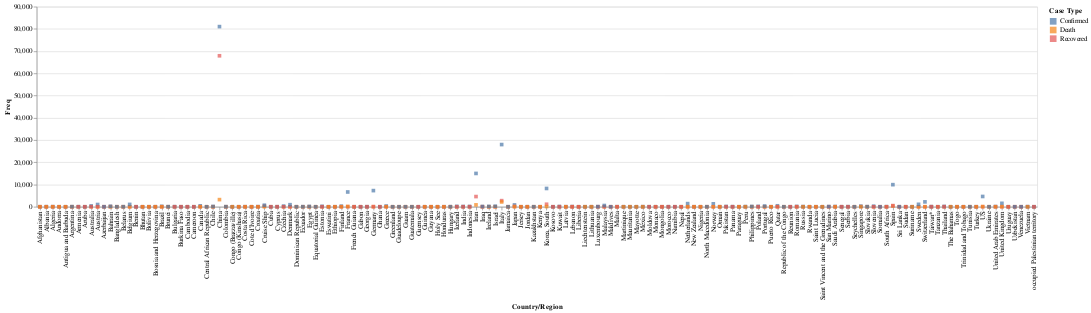

The notebook cell saved with this chart:
### Code cell
import altair as alt

base = alt.Chart(last_row_grouped_tidy).properties(width=1500)

line = base.mark_square().encode(
    x='Country/Region',
    y='Freq',
    color='Case Type'
)



line

### Figure 1 — Vega-Lite specification as saved in the notebook (floating-point values rounded to 4 significant figures; data arrays with more than 128 entries replaced by an {"elided": "..."} marker saying what was removed)
{"config": {"view": {"continuousWidth": 400, "continuousHeight": 300}}, "data": {"name": "data-f300034ed959b678819e22f48b4d1316"}, "mark": "square", "encoding": {"color": {"type": "nominal", "field": "Case Type"}, "x": {"type": "nominal", "field": "Country/Region"}, "y": {"type": "quantitative", "field": "Freq"}}, "width": 1500, "$schema": "https://vega.github.io/schema/vega-lite/v4.0.2.json", "datasets": {"data-f300034ed959b678819e22f48b4d1316": {"elided": "468 records"}}}
